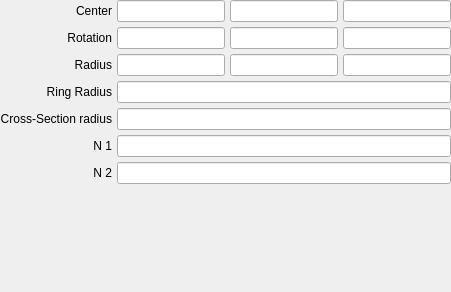
         <widget class="QWidget" name="super_toroid">
          <layout class="QGridLayout" name="gridLayout_46">
           <property name="margin">
            <number>0</number>
           </property>
           <property name="spacing">
            <number>5</number>
           </property>
           <item row="0" column="2" colspan="2">
            <widget class="QLineEdit" name="lineedit_super_toroid_translation_x"/>
           </item>
           <item row="0" column="4">
            <widget class="QLineEdit" name="lineedit_super_toroid_translation_y"/>
           </item>
           <item row="0" column="5">
            <widget class="QLineEdit" name="lineedit_super_toroid_translation_z"/>
           </item>
           <item row="1" column="2" colspan="2">
            <widget class="QLineEdit" name="lineedit_super_toroid_rotation_x"/>
           </item>
           <item row="1" column="4">
            <widget class="QLineEdit" name="lineedit_super_toroid_rotation_y"/>
           </item>
           <item row="1" column="5">
            <widget class="QLineEdit" name="lineedit_super_toroid_rotation_z"/>
           </item>
           <item row="2" column="2" colspan="2">
            <widget class="QLineEdit" name="lineedit_super_ellipsoid_radius_x_2"/>
           </item>
           <item row="2" column="4">
            <widget class="QLineEdit" name="lineedit_super_ellipsoid_radius_y_2"/>
           </item>
           <item row="2" column="5">
            <widget class="QLineEdit" name="lineedit_super_ellipsoid_radius_z_2"/>
           </item>
           <item row="5" column="0">
            <widget class="QLabel" name="label_117">
             <property name="text">
              <string>N 1</string>
             </property>
             <property name="alignment">
              <set>Qt::AlignRight|Qt::AlignTrailing|Qt::AlignVCenter</set>
             </property>
            </widget>
           </item>
           <item row="6" column="0">
            <widget class="QLabel" name="label_118">
             <property name="text">
              <string>N 2</string>
             </property>
             <property name="alignment">
              <set>Qt::AlignRight|Qt::AlignTrailing|Qt::AlignVCenter</set>
             </property>
            </widget>
           </item>
           <item row="7" column="0">
            <spacer name="verticalSpacer_39">
             <property name="orientation">
              <enum>Qt::Vertical</enum>
             </property>
             <property name="sizeHint" stdset="0">
              <size>
               <width>20</width>
               <height>108</height>
              </size>
             </property>
            </spacer>
           </item>
           <item row="4" column="0">
            <widget class="QLabel" name="label_119">
             <property name="text">
              <string>Cross-Section radius</string>
             </property>
             <property name="alignment">
              <set>Qt::AlignRight|Qt::AlignTrailing|Qt::AlignVCenter</set>
             </property>
            </widget>
           </item>
           <item row="3" column="0">
            <widget class="QLabel" name="label_120">
             <property name="text">
              <string>Ring Radius</string>
             </property>
             <property name="alignment">
              <set>Qt::AlignRight|Qt::AlignTrailing|Qt::AlignVCenter</set>
             </property>
            </widget>
           </item>
           <item row="2" column="0">
            <widget class="QLabel" name="label_116">
             <property name="text">
              <string>Radius</string>
             </property>
             <property name="alignment">
              <set>Qt::AlignRight|Qt::AlignTrailing|Qt::AlignVCenter</set>
             </property>
            </widget>
           </item>
           <item row="1" column="0">
            <widget class="QLabel" name="label_114">
             <property name="text">
              <string>Rotation</string>
             </property>
             <property name="alignment">
              <set>Qt::AlignRight|Qt::AlignTrailing|Qt::AlignVCenter</set>
             </property>
            </widget>
           </item>
           <item row="0" column="0">
            <widget class="QLabel" name="label_115">
             <property name="text">
              <string>Center</string>
             </property>
             <property name="alignment">
              <set>Qt::AlignRight|Qt::AlignTrailing|Qt::AlignVCenter</set>
             </property>
            </widget>
           </item>
           <item row="4" column="2" colspan="4">
            <widget class="QLineEdit" name="lineedit_torus_crosssectionradius_2"/>
           </item>
           <item row="3" column="2" colspan="4">
            <widget class="QLineEdit" name="lineedit_torus_ringradius_2"/>
           </item>
           <item row="5" column="2" colspan="4">
            <widget class="QLineEdit" name="lineedit_super_ellipsoid_n1_2"/>
           </item>
           <item row="6" column="2" colspan="4">
            <widget class="QLineEdit" name="lineedit_super_ellipsoid_n2_2"/>
           </item>
          </layout>
         </widget>
